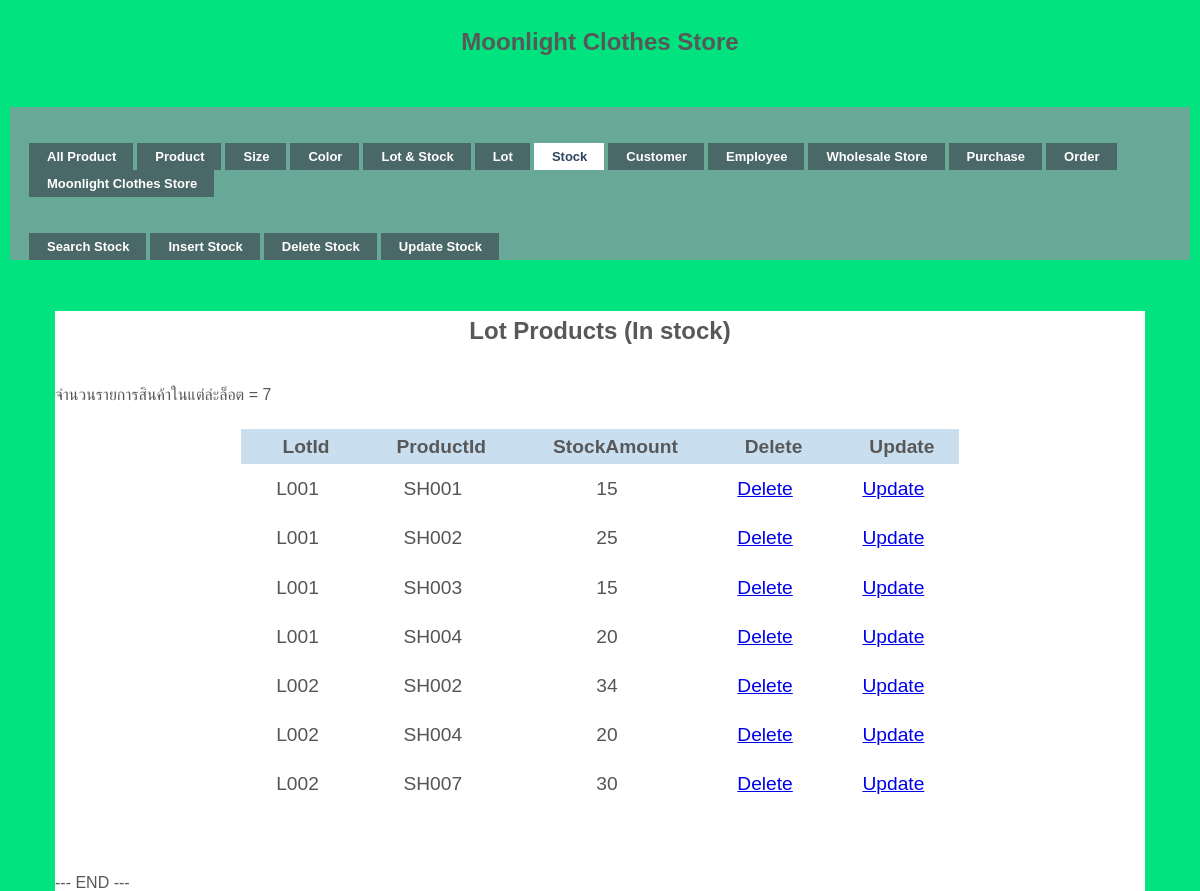
The page /stock.php on the database its author committed.
### tables this page shows
CREATE TABLE `stock_detail` (
  `LotId` varchar(10) NOT NULL,
  `ProductId` varchar(11) NOT NULL,
  `StockAmount` int(10) NOT NULL
);

### stock.php (the view, shortened to what this page needs)
<!DOCTYPE html PUBLIC "-//W3C//DTD XHTML 1.0 Transitional//EN" "http://www.w3.org/TR/xhtml1/DTD/xhtml1-transitional.dtd">
<html xmlns="http://www.w3.org/1999/xhtml">
<head>
<link rel="stylesheet" href="styles.css" type="text/css" />
<h1>Moonlight Clothes Store</h1>
</head>
<body>
<div id="demo-container">
  <ul id="simple-menu">
  	<li><a href="allproduct.php" ><span>All Product</span></a></li>
  	<li><a href="product.php" ><span>Product</span></a></li>
	<li><a href="size.php" ><span>Size</span></a></li>
    <li><a href="color.php" ><span>Color</span></a></li>
  	<li><a href="lot&stock.php" ><span>Lot & Stock </span></a></li>
  	<li><a href="lot.php" ><span>Lot </span></a></li>
    <li><a href="stock.php" class="current"><span>Stock </span></a></li>
  	<li><a href="Customer.php" ><span>Customer</span></a></li>
    <li><a href="Employee.php" ><span>Employee</span></a></li>
    <li><a href="wholesale.php" ><span>Wholesale Store</span></a></li>
    <li><a href="purchase.php" ><span>Purchase</span></a></li>
    <li><a href="order.php" ><span>Order</span></a></li>
    <li><a href="/moonlight/public/index.php"><span>Moonlight Clothes Store</span></a></li>
  </ul>
</div>
</body>
<body>
<div id="demo-container">
<ul id="simple-menu">
    <li><a href="searchStock.php"><span>Search Stock</span></a></li>
    <li><a href="insertStock.php"><span>Insert Stock</span></a></li>
    <li><a href="deStockId.php"><span>Delete Stock</span></a></li>
    <li><a href="updateStock.php"><span>Update Stock</span></a></li>
  </ul>
</div>
<br><br>
<div id="wrapper">
<h1> Lot Products (In stock)</h1>
</head>
</body>
</html>
  <?php
  require('connect.php');
  $sql = ' SELECT * FROM stock_detail;';
  $conn = mysqli_connect($servername, $username, $password, $dbname);
  $result = mysqli_query($conn, $sql);
  $objQuery = mysqli_query($conn, $sql) or die("Error Query [" . $sql . "]");
  if (mysqli_num_rows($result) > 0) {
        echo 'จำนวนรายการสินค้าในแต่ล่ะล็อต = ';
        echo mysqli_num_rows($result);
    } else {
    echo "EMPTY DATA";
    }
  ?>
 <table id="keywords" cellspacing="0" cellpadding="0">
    <thead><br>
    <tr>
      <th width="100"><div align="center"><span>LotId</span></div></th>
      <th width="150"><div align="center"><span>ProductId</span></div></th>
      <th width="150"><div align="center"><span>StockAmount</span></div></th>
      <th width="100"><div align="center"><span>Delete</span></div></th>
      <th width="100"><div align="center"><span>Update</span></div></th>
    </tr>
    </thead>
    <tbody>
    <?php
    while ($objResult = mysqli_fetch_array($objQuery)) {
    ?>
      <tr>
        <td><?php echo $objResult["LotId"]; ?></td>
        <td><?php echo $objResult["ProductId"]; ?></td>
        <td><?php echo $objResult["StockAmount"]; ?></td>
        <td><a href="deleteStock.php?LotId=<?php echo $objResult["LotId"];?>&ProductId=<?php echo $objResult["ProductId"];?>">Delete</a></td>
        <td><a href="updateStock.php?LotId=<?php echo $objResult["LotId"];?>&ProductId=<?php echo $objResult["ProductId"];?>">Update</a></td>
      </tr>
    <?php
    }
    ?>
  </tbody>
  </table>
  <?php
  echo "--- END ---";
  ?>
</body>
</html>

### styles.css (style rules this page uses)
h1 { font-family:Verdana, Arial, Helvetica, sans-serif; font-size:16px; font-weight:bold; margin:0; padding:0; }
#demo-container { padding:25px 15px 0 15px; background:#67A897; }
ul#simple-menu { list-style-type:none; width:100%; position:relative; height:27px; font-family:"Trebuchet MS",Arial,sans-serif; font-size:13px; font-weight:bold; margin:0; padding:11px 0 0 0; }
ul#simple-menu li { display:block; float:left; margin:0 0 0 4px; height:27px; }
ul#simple-menu li a { display:block; float:left; color:#fff; background:#4A6867; line-height:27px; text-decoration:none; padding:0 17px 0 18px; height:27px; }
ul#simple-menu li a.current { color:#2E4560; background:#fff; }
html, body, div, span, applet, object, iframe, h1, h2, h3, h4, h5, h6, p, blockquote, pre, a, abbr, acronym, address, big, cite, code, del, dfn, em, img, ins, kbd, q, s, samp, small, strike, strong, sub, sup, tt, var, b, u, i, center, dl, dt, dd, ol, ul, li, fieldset, form, label, legend, table, caption, tbody, tfoot, thead, tr, th, td, article, aside, canvas, details, embed, figure, figcaption, footer, header, hgroup, menu, nav, output, ruby, section, summary, time, mark, audio, video { margin: 0; padding: 0; border: 0; font-size: 150%; font: inherit; vertical-align: baseline; outline: none; -webkit-font-smoothing: antialiased; -webkit-text-size-adjust: 100%; -ms-text-size-adjust: 100%; -webkit-box-sizing: border-box; -moz-box-sizing: border-box; box-sizing: border-box; }
html { overflow-y: scroll; }
body { background: #eee url('https://i.imgur.com/eeQeRmk.png'); font-family: 'Helvetica Neue', Helvetica, Arial, sans-serif; font-size: 100%; line-height: 1; color: #585858; padding: 22px 10px; padding-bottom: 55px; }
ol, ul { list-style: none; }
table { border-collapse: collapse; border-spacing: 0; }
h1 { font-family: 'Amarante', Tahoma, sans-serif; font-weight: bold; font-size: 150%; line-height: 1.7em; margin-bottom: 10px; text-align: center; }
#wrapper { display: block; width: 1090px; background: rgb(600, 600, 600); margin: 0 auto; padding: 0px 0px; -webkit-box-align: 2px 2px 3px -1px rgba(0,0,0,0.35); }
#keywords { margin: 0 auto; font-size: 1.2em; margin-bottom: 15px; }
#keywords thead { cursor: pointer; background: #c9dff0; }
#keywords thead tr th { font-weight: bold; padding: 8px 5px; padding-left: 42px; }
#keywords thead tr th span { padding-right: 20px; background-repeat: no-repeat; background-position: 100% 100%; }
#keywords tbody tr { color: #555; }
#keywords tbody tr td { text-align: center; padding: 15px 10px; }
* { box-sizing: border-box; }
html, body { height: 100%; }
body { display: grid; grid-template-rows: 1fr; font-family: "Raleway", sans-serif; background-color: #01e37f; }

### rows shown on the page
stock_detail: LotId "L001", ProductId "SH001", StockAmount "15"
stock_detail: LotId "L001", ProductId "SH002", StockAmount "25"
stock_detail: LotId "L001", ProductId "SH003", StockAmount "15"
stock_detail: LotId "L001", ProductId "SH004", StockAmount "20"
stock_detail: LotId "L002", ProductId "SH002", StockAmount "34"
stock_detail: LotId "L002", ProductId "SH004", StockAmount "20"
stock_detail: LotId "L002", ProductId "SH007", StockAmount "30"

### other values the page prints
mysqli_num_rows($result) "7"
